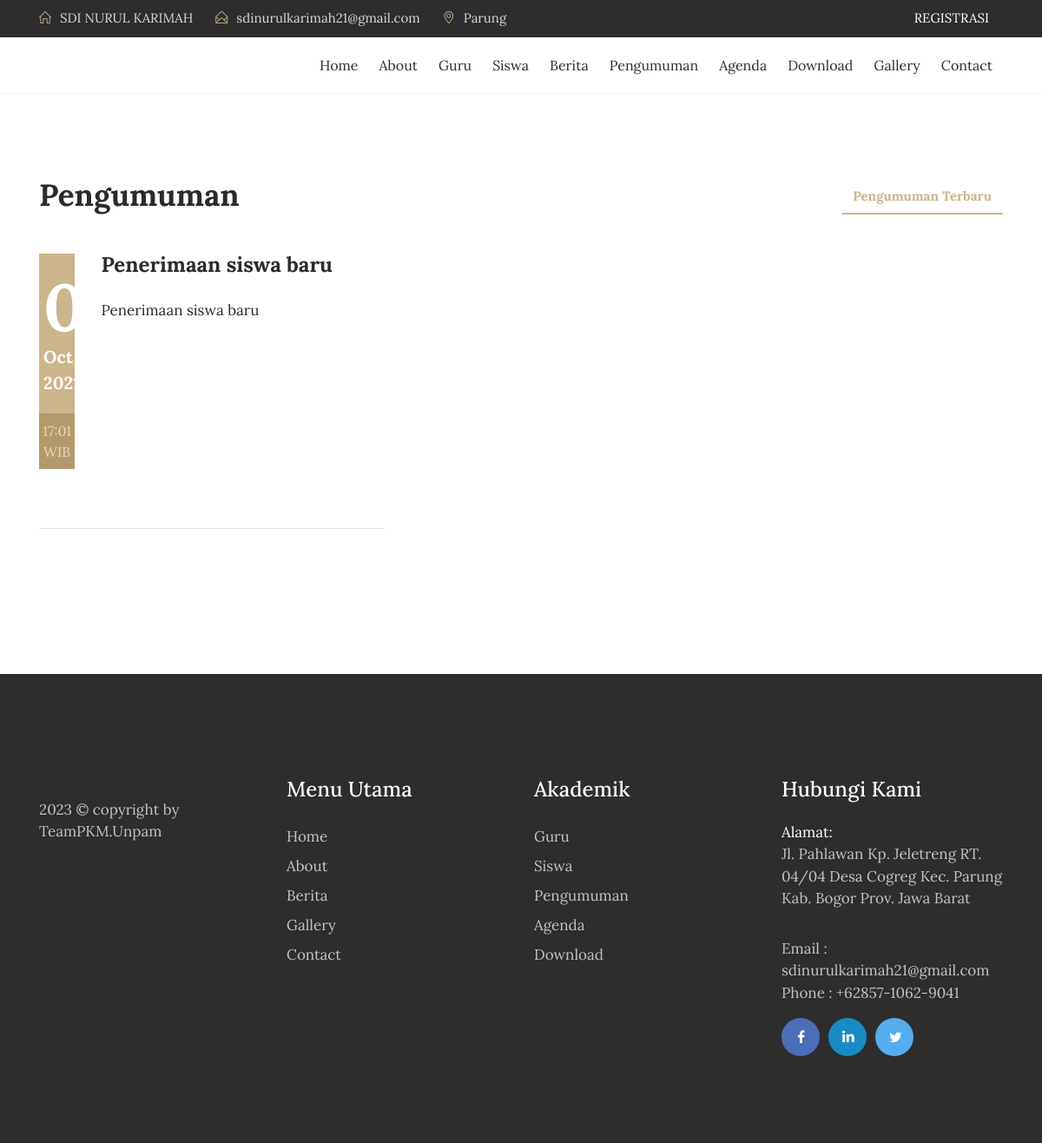
The app's page /index.php/pengumuman with its own data.
### tables this page shows
CREATE TABLE `tbl_pengumuman` (
  `pengumuman_id` int(11) NOT NULL,
  `pengumuman_judul` varchar(150) DEFAULT NULL,
  `pengumuman_deskripsi` text,
  `pengumuman_tanggal` timestamp NULL DEFAULT CURRENT_TIMESTAMP,
  `pengumuman_author` varchar(60) DEFAULT NULL
);

### application/controllers/Pengumuman.php (called while the page is built, shortened)
<?php
class Pengumuman extends CI_Controller{
	function __construct(){
		$this->load->model('m_pengumuman');
		$this->load->model('m_pengunjung');
	}
	function index(){
		$jum=$this->m_pengumuman->pengumuman();
        $page=$this->uri->segment(3);
        if(!$page):
            $offset = 0;
        else:
            $offset = $page;
        endif;
        $limit=7;
        $config['base_url'] = base_url() . 'pengumuman/index/';
            $config['total_rows'] = $jum->num_rows();
            $config['per_page'] = $limit;
            $config['uri_segment'] = 3;
	          $config['full_tag_open']    = '<div class="pagging text-center"><nav><ul class="pagination justify-content-center">';
	          $config['full_tag_close']   = '</ul></nav></div>';
	          $config['num_tag_open']     = '<li class="page-item"><span class="page-link">';
	          $config['num_tag_close']    = '</span></li>';
	          $config['cur_tag_open']     = '<li class="page-item"><span class="page-link">';
	          $config['cur_tag_close']    = '<span class="sr-only">(current)</span></span></li>';
	          $config['next_tag_open']    = '<li class="page-item"><span class="page-link">';
	          $config['next_tagl_close']  = '<span aria-hidden="true">&raquo;</span></span></li>';
	          $config['prev_tag_open']    = '<li class="page-item"><span class="page-link">';
	          $config['prev_tagl_close']  = '</span>Next</li>';
	          $config['first_tag_open']   = '<li class="page-item"><span class="page-link">';
	          $config['first_tagl_close'] = '</span></li>';
	          $config['last_tag_open']    = '<li class="page-item"><span class="page-link">';
	          $config['last_tagl_close']  = '</span></li>';
            $config['first_link'] = 'Awal';
            $config['last_link'] = 'Akhir';
            $config['next_link'] = 'Next >>';
            $config['prev_link'] = '<< Prev';
            $this->pagination->initialize($config);
            $x['page'] =$this->pagination->create_links();
						$x['data']=$this->m_pengumuman->pengumuman_perpage($offset,$limit);
						$this->load->view('depan/v_pengumuman',$x);
	}
}

### index.php (called while the page is built, shortened)
<?php
require_once BASEPATH.'core/CodeIgniter.php';

### application/models/M_pengumuman.php (called while the page is built, shortened)
<?php
class M_pengumuman extends CI_Model{
	function pengumuman_perpage($offset,$limit){
		$hsl=$this->db->query("SELECT pengumuman_id,pengumuman_judul,pengumuman_deskripsi,pengumuman_tanggal,DATE_FORMAT(pengumuman_tanggal,'%d/%m/%Y') AS tanggal,pengumuman_author FROM tbl_pengumuman ORDER BY pengumuman_id DESC limit $offset,$limit");
		return $hsl;
	}
}

### application/views/depan/v_pengumuman.php (the view, shortened to what this page needs)
<!DOCTYPE html>
<html lang="en">
<head>
    <link rel="stylesheet" href="<?php echo base_url().'theme/css/bootstrap.min.css'?>">
    <link rel="stylesheet" href="<?php echo base_url().'theme/css/font-awesome.min.css'?>">
    <link rel="stylesheet" href="<?php echo base_url().'theme/css/simple-line-icons.css'?>">
    <link rel="stylesheet" href="<?php echo base_url().'theme/css/fullcalendar.min.css'?>" />
    <link rel="stylesheet" href="<?php echo base_url().'theme/css/owl.carousel.min.css'?>">
    <link href="<?php echo base_url().'theme/css/style.css'?>" rel="stylesheet">
</head>
<body>
  <div class="header-topbar">
      <div class="container">
          <div class="row">
              <div class="col-xs-6 col-sm-8 col-md-9">
                  <div class="header-top_address">
                      <div class="header-top_list">
                        <span class="icon-home"></span>SDI NURUL KARIMAH
                      </div>
                      <div class="header-top_list">
                          <span class="icon-envelope-open"></span>sdinurulkarimah21@gmail.com
                      </div>
                      <div class="header-top_list">
                          <span class="icon-location-pin"></span>Parung
                      </div>
                  </div>
              </div>
              <div class="col-xs-6 col-sm-4 col-md-3">
                  <div class="header-top_login mr-sm-3">
                      <a href="<?php echo site_url('regis');?>">REGISTRASI</a>
                  </div>
              </div>
          </div>
      </div>
  </div>
  <div data-toggle="affix" style="border-bottom:solid 1px #f2f2f2;">
      <div class="container nav-menu2">
          <div class="row">
              <div class="col-md-12">
                  <nav class="navbar navbar2 navbar-toggleable-md navbar-light bg-faded">
                      <div class="collapse navbar-collapse justify-content-end" id="navbarNavDropdown">
                          <ul class="navbar-nav">
                              <li class="nav-item">
                                  <a class="nav-link" href="<?php echo site_url('');?>">Home</a>
                              </li>
                              <li class="nav-item">
                                  <a class="nav-link" href="<?php echo site_url('about');?>">About</a>
                              </li>
                              <li class="nav-item">
                                  <a class="nav-link" href="<?php echo site_url('guru');?>">Guru</a>
                              </li>
                              <li class="nav-item">
                                  <a class="nav-link" href="<?php echo site_url('siswa');?>">Siswa</a>
                              </li>
                              <li class="nav-item">
                                  <a class="nav-link" href="<?php echo site_url('berita');?>">Berita</a>
                              </li>
                              <li class="nav-item">
                                  <a class="nav-link" href="<?php echo site_url('pengumuman');?>">Pengumuman</a>
                              </li>
                              <li class="nav-item">
                                  <a class="nav-link" href="<?php echo site_url('agenda');?>">Agenda</a>
                              </li>
                              <li class="nav-item">
                                  <a class="nav-link" href="<?php echo site_url('download');?>">Download</a>
                              </li>
                              <li class="nav-item">
                                  <a class="nav-link" href="<?php echo site_url('galeri');?>">Gallery</a>
                              </li>
                              <li class="nav-item">
                                <a class="nav-link" href="<?php echo site_url('contact');?>">Contact</a>
                              </li>
                        </ul>
                  </div>
                </nav>
              </div>
            </div>
          </div>
        </div>
<section class="events">
    <div class="container">
        <div class="row">
            <div class="col-md-4">
                <h2 class="event-title">Pengumuman</h2>
            </div>
            <div class="col-md-8">
                <ul class="nav nav-tabs" role="tablist">
                    <li class="nav-item nav-tab1">
                        <a class="nav-link tab-list active" data-toggle="tab" href="#upcoming-events" role="tab">Pengumuman Terbaru </a>
                    </li>
                </ul>
            </div>
        </div>
        <br>
        <div class="row">
            <div class="tab-content">
                <div class="tab-pane active" id="upcoming-events" role="tabpanel">
                  <?php foreach($data->result() as $row):?>
                    <div class="col-md-12">
                        <div class="row">
                            <div class="col-md-2">
                                <div class="event-date">
                                    <h4><?php echo date("d", strtotime($row->pengumuman_tanggal));?></h4> <span><?php echo date("M Y", strtotime($row->pengumuman_tanggal));?></span>
                                </div>
                                <span class="event-time"><?php echo date("H:i", strtotime($row->pengumuman_tanggal)).' WIB';?></span>
                            </div>
                            <div class="col-md-10">
                                <div class="event-heading">
                                    <h3><?php echo $row->pengumuman_judul;?></h3>
                                    <p><?php echo $row->pengumuman_deskripsi;?></p>
                                </div>
                          </div>
                      </div>
                      <hr class="event-underline">
                  </div>
                <?php endforeach;?>
      <div class="col-md-12 text-center">
    </div>
</div>
</div>
</div>
</div>
</section>
<footer>
    <div class="container">
        <div class="row">
            <div class="col-md-3">
                <div class="foot-logo">
                    <p><?php echo date('Y');?> © copyright by TeamPKM.Unpam</p>
                    </div>
                </div>
                <div class="col-md-3">
                    <div class="sitemap">
                        <h3>Menu Utama</h3>
                        <ul>
                            <li><a href="<?php echo site_url();?>">Home</a></li>
                            <li><a href="<?php echo site_url('about');?>">About</a></li>
                            <li><a href="<?php echo site_url('artikel');?>">Berita </a></li>
                            <li><a href="<?php echo site_url('galeri');?>">Gallery</a></li>
                            <li><a href="<?php echo site_url('contact');?>">Contact</a></li>
                        </ul>
                    </div>
                </div>
                <div class="col-md-3">
                  <div class="sitemap">
                      <h3>Akademik</h3>
                      <ul>
                          <li><a href="<?php echo site_url('guru');?>">Guru</a></li>
                          <li><a href="<?php echo site_url('siswa');?>">Siswa </a></li>
                          <li><a href="<?php echo site_url('pengumuman');?>">Pengumuman</a></li>
                          <li><a href="<?php echo site_url('agenda');?>">Agenda</a></li>
                          <li><a href="<?php echo site_url('download');?>">Download</a></li>
                      </ul>
                  </div>
                </div>
                <div class="col-md-3">
                    <div class="address">
                        <h3>Hubungi Kami</h3>
                        <p><span>Alamat: </span>
                    <br>Jl. Pahlawan Kp. Jeletreng RT. 04/04 Desa Cogreg Kec. Parung Kab. Bogor Prov. Jawa Barat</p>
                        <p>Email : sdinurulkarimah21@gmail.com
                            <br> Phone : +62857-1062-9041</p>
                            <ul class="footer-social-icons">
                                <li><a href="#"><i class="fa fa-facebook fa-fb" aria-hidden="true"></i></a></li>
                                <li><a href="#"><i class="fa fa-linkedin fa-in" aria-hidden="true"></i></a></li>
                                <li><a href="#"><i class="fa fa-twitter fa-tw" aria-hidden="true"></i></a></li>
                            </ul>
                        </div>
                    </div>
                </div>
            </div>
        </footer>
</body>
</html>

### records on screen
tbl_pengumuman: pengumuman_tanggal "09", pengumuman_tanggal "Oct 2021", pengumuman_tanggal "17:01", pengumuman_judul "Penerimaan siswa baru", pengumuman_deskripsi "Penerimaan siswa baru"
